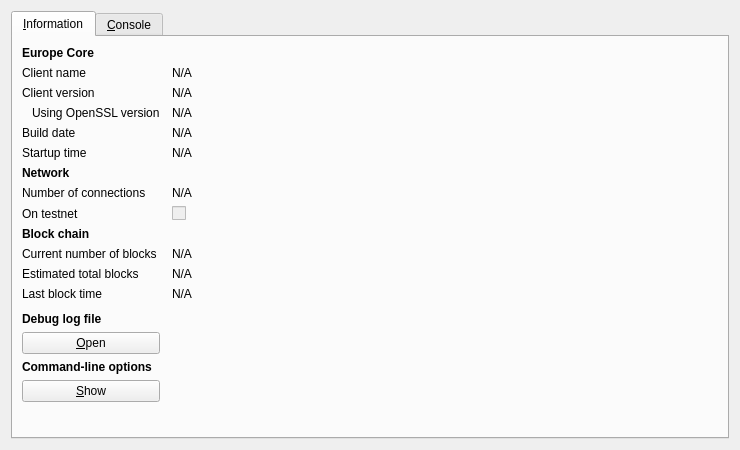
<?xml version="1.0" encoding="UTF-8"?>
<ui version="4.0">
 <class>RPCConsole</class>
 <widget class="QDialog" name="RPCConsole">
  <property name="geometry">
   <rect>
    <x>0</x>
    <y>0</y>
    <width>740</width>
    <height>450</height>
   </rect>
  </property>
  <property name="windowTitle">
   <string>Europe - Debug window</string>
  </property>
  <layout class="QVBoxLayout" name="verticalLayout_2">
   <item>
    <widget class="QTabWidget" name="tabWidget">
     <property name="currentIndex">
      <number>0</number>
     </property>
     <widget class="QWidget" name="tab_info">
      <attribute name="title">
       <string>&amp;Information</string>
      </attribute>
      <layout class="QGridLayout" name="gridLayout" columnstretch="0,1">
       <property name="horizontalSpacing">
        <number>12</number>
       </property>
       <item row="0" column="0">
        <widget class="QLabel" name="label_9">
         <property name="font">
          <font>
           <weight>75</weight>
           <bold>true</bold>
          </font>
         </property>
         <property name="text">
          <string>Europe Core</string>
         </property>
        </widget>
       </item>
       <item row="1" column="0">
        <widget class="QLabel" name="label_5">
         <property name="text">
          <string>Client name</string>
         </property>
        </widget>
       </item>
       <item row="1" column="1">
        <widget class="QLabel" name="clientName">
         <property name="cursor">
          <cursorShape>IBeamCursor</cursorShape>
         </property>
         <property name="text">
          <string>N/A</string>
         </property>
         <property name="textFormat">
          <enum>Qt::PlainText</enum>
         </property>
         <property name="textInteractionFlags">
          <set>Qt::LinksAccessibleByMouse|Qt::TextSelectableByKeyboard|Qt::TextSelectableByMouse</set>
         </property>
        </widget>
       </item>
       <item row="2" column="0">
        <widget class="QLabel" name="label_6">
         <property name="text">
          <string>Client version</string>
         </property>
        </widget>
       </item>
       <item row="2" column="1">
        <widget class="QLabel" name="clientVersion">
         <property name="cursor">
          <cursorShape>IBeamCursor</cursorShape>
         </property>
         <property name="text">
          <string>N/A</string>
         </property>
         <property name="textFormat">
          <enum>Qt::PlainText</enum>
         </property>
         <property name="textInteractionFlags">
          <set>Qt::LinksAccessibleByMouse|Qt::TextSelectableByKeyboard|Qt::TextSelectableByMouse</set>
         </property>
        </widget>
       </item>
       <item row="3" column="0">
        <widget class="QLabel" name="label_14">
         <property name="text">
          <string>Using OpenSSL version</string>
         </property>
         <property name="indent">
          <number>10</number>
         </property>
        </widget>
       </item>
       <item row="3" column="1">
        <widget class="QLabel" name="openSSLVersion">
         <property name="cursor">
          <cursorShape>IBeamCursor</cursorShape>
         </property>
         <property name="text">
          <string>N/A</string>
         </property>
         <property name="textFormat">
          <enum>Qt::PlainText</enum>
         </property>
         <property name="textInteractionFlags">
          <set>Qt::LinksAccessibleByMouse|Qt::TextSelectableByKeyboard|Qt::TextSelectableByMouse</set>
         </property>
        </widget>
       </item>
       <item row="4" column="0">
        <widget class="QLabel" name="label_12">
         <property name="text">
          <string>Build date</string>
         </property>
        </widget>
       </item>
       <item row="4" column="1">
        <widget class="QLabel" name="buildDate">
         <property name="cursor">
          <cursorShape>IBeamCursor</cursorShape>
         </property>
         <property name="text">
          <string>N/A</string>
         </property>
         <property name="textFormat">
          <enum>Qt::PlainText</enum>
         </property>
         <property name="textInteractionFlags">
          <set>Qt::LinksAccessibleByMouse|Qt::TextSelectableByKeyboard|Qt::TextSelectableByMouse</set>
         </property>
        </widget>
       </item>
       <item row="5" column="0">
        <widget class="QLabel" name="label_13">
         <property name="text">
          <string>Startup time</string>
         </property>
        </widget>
       </item>
       <item row="5" column="1">
        <widget class="QLabel" name="startupTime">
         <property name="cursor">
          <cursorShape>IBeamCursor</cursorShape>
         </property>
         <property name="text">
          <string>N/A</string>
         </property>
         <property name="textFormat">
          <enum>Qt::PlainText</enum>
         </property>
         <property name="textInteractionFlags">
          <set>Qt::LinksAccessibleByMouse|Qt::TextSelectableByKeyboard|Qt::TextSelectableByMouse</set>
         </property>
        </widget>
       </item>
       <item row="6" column="0">
        <widget class="QLabel" name="label_11">
         <property name="font">
          <font>
           <weight>75</weight>
           <bold>true</bold>
          </font>
         </property>
         <property name="text">
          <string>Network</string>
         </property>
        </widget>
       </item>
       <item row="7" column="0">
        <widget class="QLabel" name="label_7">
         <property name="text">
          <string>Number of connections</string>
         </property>
        </widget>
       </item>
       <item row="7" column="1">
        <widget class="QLabel" name="numberOfConnections">
         <property name="cursor">
          <cursorShape>IBeamCursor</cursorShape>
         </property>
         <property name="text">
          <string>N/A</string>
         </property>
         <property name="textFormat">
          <enum>Qt::PlainText</enum>
         </property>
         <property name="textInteractionFlags">
          <set>Qt::LinksAccessibleByMouse|Qt::TextSelectableByKeyboard|Qt::TextSelectableByMouse</set>
         </property>
        </widget>
       </item>
       <item row="8" column="0">
        <widget class="QLabel" name="label_8">
         <property name="text">
          <string>On testnet</string>
         </property>
        </widget>
       </item>
       <item row="8" column="1">
        <widget class="QCheckBox" name="isTestNet">
         <property name="enabled">
          <bool>false</bool>
         </property>
         <property name="text">
          <string/>
         </property>
        </widget>
       </item>
       <item row="9" column="0">
        <widget class="QLabel" name="label_10">
         <property name="font">
          <font>
           <weight>75</weight>
           <bold>true</bold>
          </font>
         </property>
         <property name="text">
          <string>Block chain</string>
         </property>
        </widget>
       </item>
       <item row="10" column="0">
        <widget class="QLabel" name="label_3">
         <property name="text">
          <string>Current number of blocks</string>
         </property>
        </widget>
       </item>
       <item row="10" column="1">
        <widget class="QLabel" name="numberOfBlocks">
         <property name="cursor">
          <cursorShape>IBeamCursor</cursorShape>
         </property>
         <property name="text">
          <string>N/A</string>
         </property>
         <property name="textFormat">
          <enum>Qt::PlainText</enum>
         </property>
         <property name="textInteractionFlags">
          <set>Qt::LinksAccessibleByMouse|Qt::TextSelectableByKeyboard|Qt::TextSelectableByMouse</set>
         </property>
        </widget>
       </item>
       <item row="11" column="0">
        <widget class="QLabel" name="label_4">
         <property name="text">
          <string>Estimated total blocks</string>
         </property>
        </widget>
       </item>
       <item row="11" column="1">
        <widget class="QLabel" name="totalBlocks">
         <property name="cursor">
          <cursorShape>IBeamCursor</cursorShape>
         </property>
         <property name="text">
          <string>N/A</string>
         </property>
         <property name="textFormat">
          <enum>Qt::PlainText</enum>
         </property>
         <property name="textInteractionFlags">
          <set>Qt::LinksAccessibleByMouse|Qt::TextSelectableByKeyboard|Qt::TextSelectableByMouse</set>
         </property>
        </widget>
       </item>
       <item row="12" column="0">
        <widget class="QLabel" name="label_2">
         <property name="text">
          <string>Last block time</string>
         </property>
        </widget>
       </item>
       <item row="12" column="1">
        <widget class="QLabel" name="lastBlockTime">
         <property name="cursor">
          <cursorShape>IBeamCursor</cursorShape>
         </property>
         <property name="text">
          <string>N/A</string>
         </property>
         <property name="textFormat">
          <enum>Qt::PlainText</enum>
         </property>
         <property name="textInteractionFlags">
          <set>Qt::LinksAccessibleByMouse|Qt::TextSelectableByKeyboard|Qt::TextSelectableByMouse</set>
         </property>
        </widget>
       </item>
       <item row="13" column="0">
        <spacer name="verticalSpacer_2">
         <property name="orientation">
          <enum>Qt::Vertical</enum>
         </property>
         <property name="sizeHint" stdset="0">
          <size>
           <width>20</width>
           <height>20</height>
          </size>
         </property>
        </spacer>
       </item>
       <item row="14" column="0">
        <widget class="QLabel" name="labelDebugLogfile">
         <property name="font">
          <font>
           <weight>75</weight>
           <bold>true</bold>
          </font>
         </property>
         <property name="text">
          <string>Debug log file</string>
         </property>
        </widget>
       </item>
       <item row="15" column="0">
        <widget class="QPushButton" name="openDebugLogfileButton">
         <property name="toolTip">
          <string>Open the Europe debug log file from the current data directory. This can take a few seconds for large log files.</string>
         </property>
         <property name="text">
          <string>&amp;Open</string>
         </property>
         <property name="autoDefault">
          <bool>false</bool>
         </property>
        </widget>
       </item>
       <item row="16" column="0">
        <widget class="QLabel" name="labelCLOptions">
         <property name="font">
          <font>
           <weight>75</weight>
           <bold>true</bold>
          </font>
         </property>
         <property name="text">
          <string>Command-line options</string>
         </property>
        </widget>
       </item>
       <item row="17" column="0">
        <widget class="QPushButton" name="showCLOptionsButton">
         <property name="toolTip">
          <string>Show the Europe-Qt help message to get a list with possible Europe command-line options.</string>
         </property>
         <property name="text">
          <string>&amp;Show</string>
         </property>
         <property name="autoDefault">
          <bool>false</bool>
         </property>
        </widget>
       </item>
       <item row="18" column="0">
        <spacer name="verticalSpacer">
         <property name="orientation">
          <enum>Qt::Vertical</enum>
         </property>
         <property name="sizeHint" stdset="0">
          <size>
           <width>20</width>
           <height>40</height>
          </size>
         </property>
        </spacer>
       </item>
      </layout>
     </widget>
     <widget class="QWidget" name="tab_console">
      <attribute name="title">
       <string>&amp;Console</string>
      </attribute>
      <layout class="QVBoxLayout" name="verticalLayout_3">
       <property name="spacing">
        <number>3</number>
       </property>
       <item>
        <widget class="QTextEdit" name="messagesWidget">
         <property name="minimumSize">
          <size>
           <width>0</width>
           <height>100</height>
          </size>
         </property>
         <property name="readOnly">
          <bool>true</bool>
         </property>
         <property name="tabKeyNavigation" stdset="0">
          <bool>false</bool>
         </property>
         <property name="columnCount" stdset="0">
          <number>2</number>
         </property>
        </widget>
       </item>
       <item>
        <layout class="QHBoxLayout" name="horizontalLayout">
         <property name="spacing">
          <number>3</number>
         </property>
         <item>
          <widget class="QLabel" name="label">
           <property name="text">
            <string notr="true">&gt;</string>
           </property>
          </widget>
         </item>
         <item>
          <widget class="QLineEdit" name="lineEdit"/>
         </item>
         <item>
          <widget class="QPushButton" name="clearButton">
           <property name="maximumSize">
            <size>
             <width>24</width>
             <height>24</height>
            </size>
           </property>
           <property name="toolTip">
            <string>Clear console</string>
           </property>
           <property name="text">
            <string/>
           </property>
           <property name="icon">
            <iconset resource="../bitcoin.qrc">
             <normaloff>:/icons/remove</normaloff>:/icons/remove</iconset>
           </property>
           <property name="shortcut">
            <string notr="true">Ctrl+L</string>
           </property>
           <property name="autoDefault">
            <bool>false</bool>
           </property>
          </widget>
         </item>
        </layout>
       </item>
      </layout>
     </widget>
    </widget>
   </item>
  </layout>
 </widget>
 <resources>
  <include location="../bitcoin.qrc"/>
 </resources>
 <connections/>
</ui>
